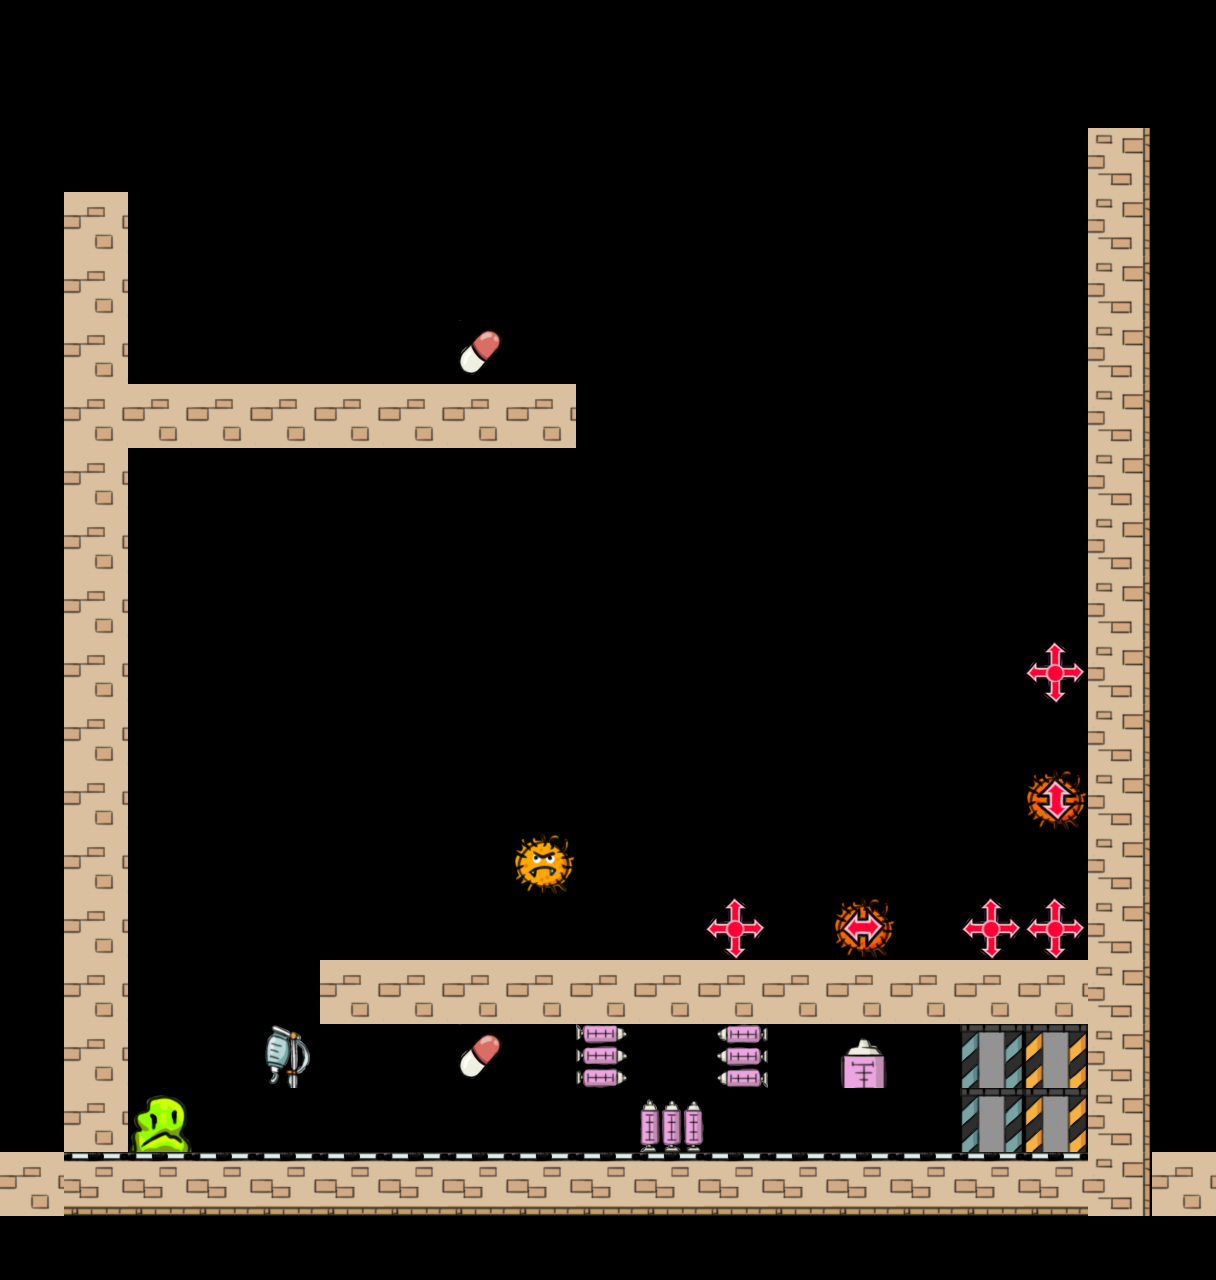

Below is a game level as drawn by its tile map, then a one-line description and the .tmx file that defines it, in full:
An orthogonal 19x20 tile map with 64x64 px tiles, 1 tile layer (Tile Layer 1).

<map version="1.2" tiledversion="1.3.2" orientation="orthogonal" renderorder="left-up" compressionlevel="0" width="19" height="20" tilewidth="64" tileheight="64" infinite="0" nextlayerid="2" nextobjectid="1">
 <tileset firstgid="1" name="SpriteSheet" tilewidth="64" tileheight="64" tilecount="70" columns="10">
  <image source="SpriteSheet.png" width="640" height="448" />
 </tileset>
 <layer id="1" name="Tile Layer 1" width="19" height="20">
  <data encoding="csv">
0,0,0,0,0,0,0,0,0,0,0,0,0,0,0,0,0,0,0,
0,0,0,0,0,0,0,0,0,0,0,0,0,0,0,0,0,0,0,
0,0,0,0,0,0,0,0,0,0,0,0,0,0,0,0,0,8,0,
0,1,0,0,0,0,0,0,0,0,0,0,0,0,0,0,0,8,0,
0,1,0,0,0,0,0,0,0,0,0,0,0,0,0,0,0,8,0,
0,1,0,0,41,0,0,59,0,0,0,0,0,0,0,0,0,8,0,
0,1,1,1,1,1,1,1,1,0,0,0,0,0,0,0,0,8,0,
0,1,0,0,0,0,0,0,0,0,0,0,0,0,0,0,0,8,0,
0,1,0,0,0,66,0,0,0,0,0,0,0,0,0,0,0,8,0,
0,1,0,0,0,0,0,0,0,0,0,0,0,0,0,0,0,8,0,
0,1,0,0,0,0,0,0,0,0,0,0,0,0,0,0,64,8,0,
0,1,0,0,0,0,0,0,0,0,0,0,0,0,0,0,0,8,0,
0,1,0,0,0,0,0,0,0,0,0,0,0,0,0,0,63,8,0,
0,1,0,0,0,0,0,0,61,0,0,0,0,0,0,0,0,8,0,
0,1,0,0,0,0,0,0,0,0,0,64,0,62,0,64,64,8,0,
0,1,0,0,0,1,1,1,1,1,1,1,1,1,1,1,1,8,0,
0,1,0,0,50,0,0,59,0,52,0,54,0,49,0,47,45,8,0,
0,1,60,0,0,0,0,0,0,0,51,0,0,0,0,47,45,8,0,
1,3,3,3,3,3,3,3,3,3,3,3,3,3,3,3,3,8,1,
0,0,0,0,0,0,0,0,0,0,0,0,0,0,0,0,0,0,0
</data>
 </layer>
</map>
